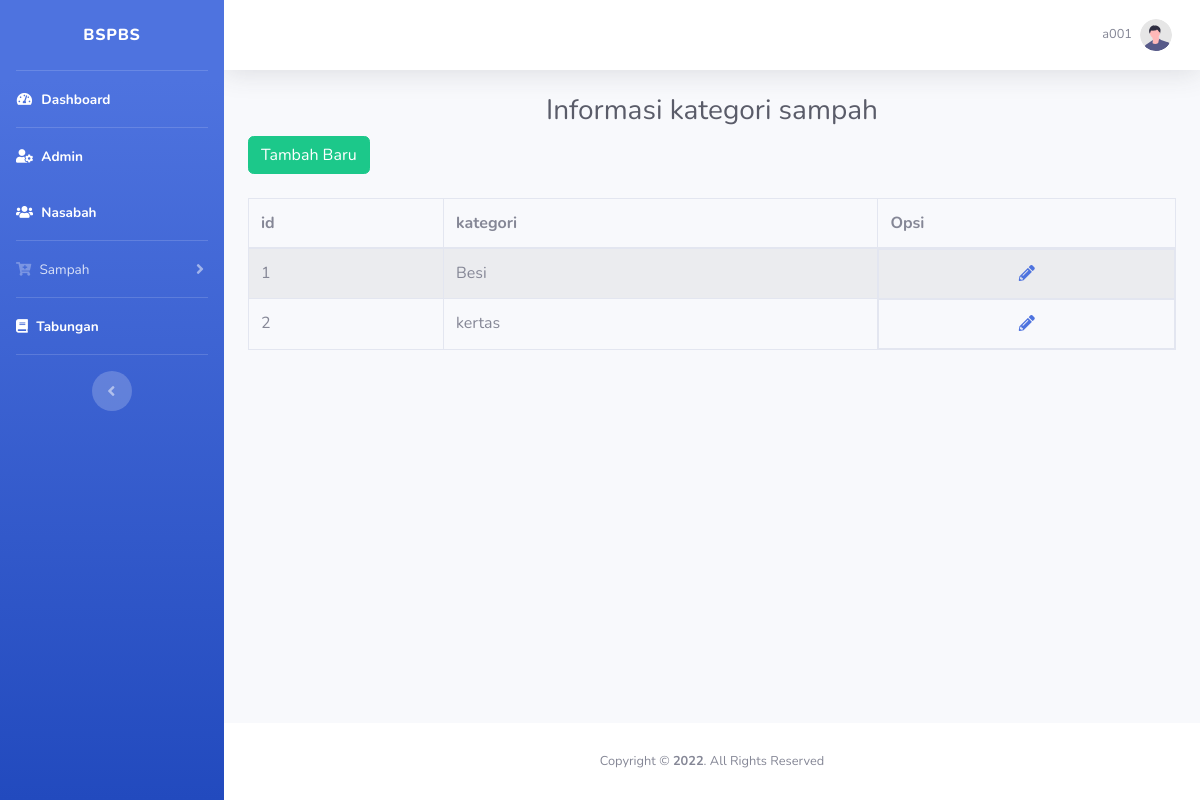
Screenshot of /tabel_kategori.php (signed in) with the database file from the repository.
### tables this page shows
CREATE TABLE `kategori` (
  `id_kategori` int(3) NOT NULL,
  `deskripsi` varchar(30) NOT NULL
);

### tabel_kategori.php (the view, shortened to what this page needs)
<!DOCTYPE html>
<html lang="en">
<head>
    <link href="vendor/fontawesome-free/css/all.min.css" rel="stylesheet" type="text/css">
    <link href="css/sb-admin-2.min.css" rel="stylesheet">
</head>
<body id="page-top">
    <div id="wrapper">
        <ul class="navbar-nav bg-gradient-primary sidebar sidebar-dark accordion" id="accordionSidebar">
            <a class="sidebar-brand d-flex align-items-center justify-content-center" href="halaman_admin.php">
                <div class="sidebar-brand-text mx-3">BSPBS</div>
            </a>
            <hr class="sidebar-divider my-0">
            <li class="nav-item active">
                <a class="nav-link" href="halaman_admin.php">
                    <i class="fas fa-fw fa-tachometer-alt"></i>
                    <span>Dashboard</span></a>
            </li>
            <hr class="sidebar-divider my-0">
            <li class="nav-item active">
                <a class="nav-link" href="tabel_admin.php">
                    <i class="fas fa-user-cog"></i>
                    <span>Admin</span></a>
            </li>
            <li class="nav-item active">
                <a class="nav-link" href="tabel_nasabah.php">
                    <i class="fas fa-users"></i>
                    <span>Nasabah</span></a>
            </li>
            <hr class="sidebar-divider my-0">
            <li class="nav-item">
                <a class="nav-link collapsed" href="#" data-toggle="collapse" data-target="#collapseTwo"
                    aria-expanded="true" aria-controls="collapseTwo">
                    <i class="fas fa-cart-plus"></i>
                    <span>Sampah</span>
                </a>
            </li>
            <hr class="sidebar-divider my-0">
            <li class="nav-item active">
                <a class="nav-link" href="tabel_penabung.php">
                    <i class="fas fa-book"></i>
                    <span>Tabungan</span></a>
            </li>
            <hr class="sidebar-divider d-none d-md-block">
            <div class="text-center d-none d-md-inline">
                <button class="rounded-circle border-0" id="sidebarToggle"></button>
            </div>
        </ul>
        <div id="content-wrapper" class="d-flex flex-column">
            <div id="content">
                <nav class="navbar navbar-expand navbar-light bg-white topbar mb-4 static-top shadow">
                    <ul class="navbar-nav ml-auto">
                        <li class="nav-item dropdown no-arrow">
                            <a class="nav-link dropdown-toggle" href="#" id="userDropdown" role="button"
                                data-toggle="dropdown" aria-haspopup="true" aria-expanded="false">
                                <span class="mr-2 d-none d-lg-inline text-gray-600 small"><?php echo $_SESSION['id_admin']; ?></span>
                                <img class="img-profile rounded-circle"
                                    src="img/undraw_profile.svg">
                            </a>
                        </li>
                    </ul>
                </nav>
                <div class="container-fluid">
                    <h1 class="h3 mb-2 text-gray-800" align="center">Informasi kategori sampah</h1>
                    <div class="mb-4">
                        <button type="button" class="btn btn-success pull-right" data-toggle="modal" data-target="#tambahKategori">Tambah Baru</button>
                    </div>
                    <div class="mb-4">
                        <?php
                        require_once "config.php";
                        $sql = "SELECT * FROM kategori";
                        if($result = mysqli_query($db, $sql)){
                            if(mysqli_num_rows($result) > 0){
                                echo "<table class='table table-bordered table-striped'>";
                                    echo "<thead>";
                                        echo "<tr>";
                                            echo "<th>id</th>";
                                            echo "<th>kategori</th>";
                                            echo "<th>Opsi</th>";
                                        echo "</tr>";
                                    echo "</thead>";
                                    echo "<tbody>";
                                    while($row = mysqli_fetch_array($result)){
                                        echo "<tr>";
                                            echo "<td>" . $row['id_kategori'] . "</td>";
                                            echo "<td>" . $row['deskripsi'] . "</td>";
                                            echo "<td class='d-flex justify-content-around'>";
                                                echo "<a href='update_kategori.php?id_kategori=".$row['id_kategori']."' title='Update Record' data-toggle='tooltip'><span class='fas fa-pencil-alt'></span></a>";
                                            echo "</td>";
                                        echo "</tr>";
                                    }
                                    echo "</tbody>";
                                echo "</table>";
                            } else{
                                echo "<p class='lead'><em>No records were found.</em></p>";
                            }
                        } else{
                            echo "ERROR: Could not able to execute $sql. " . mysqli_error($db);
                        }
                        ?>
                    </div>
                </div>
            </div>
            <footer class="sticky-footer bg-white">
                <div class="container my-auto">
                    <div class="copyright text-center my-auto">
                    Copyright &copy; <strong><span>2022</span></strong>. All Rights Reserved
                    </div>
                </div>
            </footer>
        </div>
    </div>
</body>

### rows the page displays
kategori: id_kategori "1", deskripsi "Besi"
kategori: id_kategori "2", deskripsi "kertas"

### other values shown
$_SESSION['id_admin'] "a001"
